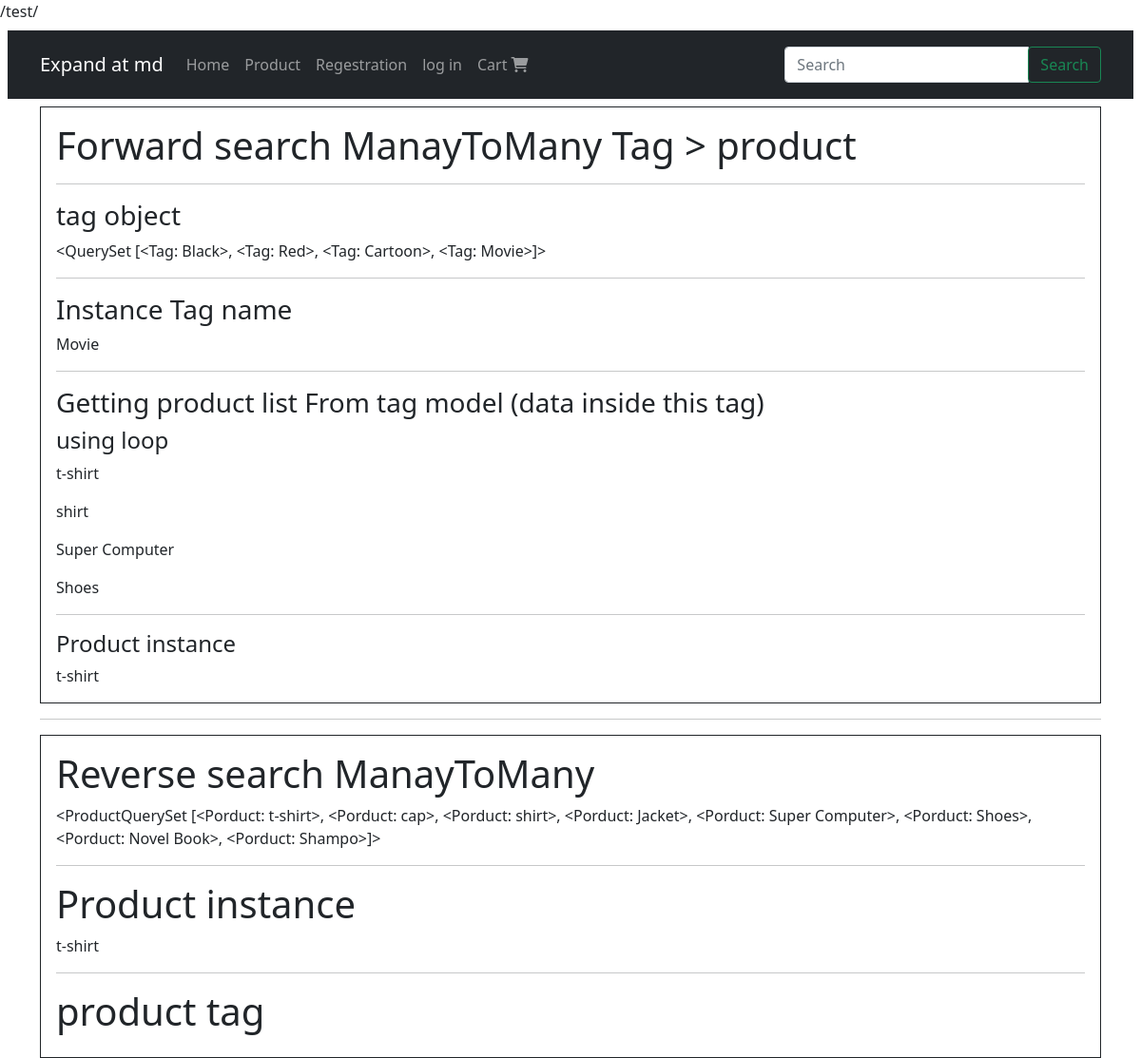
Page /test/ on the committed database.
### Tags/models.py (models this page shows)
class Tag(models.Model):
   title         = models.CharField(max_length=30)
   slug         = models.SlugField(max_length=30)
   created_time = models.DateTimeField(auto_now_add=True)
   tag_active   = models.BooleanField(default=True)
   product      = models.ManyToManyField(Porduct,blank=True)
   def __str__(self):
      return self.title

### product/models.py (models this page shows, shortened)
class Porduct(models.Model):
   title          = models.CharField(max_length=120)
   description    = models.TextField()
   slug           = models.SlugField(blank=True,unique=True)
   featured       = models.BooleanField(default=True)
   price          = models.DecimalField(decimal_places=2,max_digits=20,default=00.00)
   product_image  = models.ImageField(upload_to=upload_image_path,null=True,blank=False)
   active_prduct  = models.BooleanField(default=True)
   objects = Product_manager()
   def __str__(self):
      return self.title

### Tags/views.py (the view)
# urls.py: path('',test_data),
def test_data(request):
   tag_object = Tag.objects.all()
   tag_instace = tag_object.last()
   product_list = tag_instace.product.all()
   product_instance = product_list.first()
   """in product table we have nothing to access in tag table"""
   product_object = Porduct.objects.all()
   product_table_instance = product_object.first()
   """access tag list using tag set"""
   tag_data = product_table_instance.tag_set.all()
   print()
   contenx = {
      'tag_object': tag_object,
      'tag_instace': tag_instace,
      'product_list': product_list,
      'product_instance': product_instance,
      'product_object': product_object,
      'product_table_instance': product_table_instance,
      'tag_data':tag_data
   }
   return render(request, 'Explore_many_to_many_data.html', contenx)

### product/custom_manage.py (called while the page is built)
   def active_data(self):
      return self.filter(active_prduct=True)

   def get_queryset(self):
      return ProductQuerySet(self.model, using=self._db)

   def all(self):
      return self.get_queryset().active_data()

### Tags/templates/Explore_many_to_many_data.html
{% extends 'base.html' %}
{% block body %}
    <div class="container">
        <div class="border border-dark p-3">
            <h1>Forward search ManayToMany Tag > product</h1>
            <hr>
            <h3>tag object</h3>
            {{ tag_object }}
            <hr>
            <h3>Instance Tag name</h3>
            {{ tag_instace.title }}
            <hr>
            <h3>Getting product list From tag model (data inside this tag)</h3>
            <h4>using loop</h4>
            {% for data in product_list %}
                <p>{{ data.title }}</p>
            {% endfor %}
            <hr>
            <h4>Product instance</h4>
            {{ product_instance.title }}
        </div>
        <hr>
        <div class="border border-dark p-3">
            <h1>Reverse search ManayToMany</h1>
            {{ product_object }}
            <hr>
            <h1>Product instance</h1>
            {{ product_table_instance }}
            <hr>
            <h1>product tag</h1>
        </div>
    </div>
{% endblock %}

### rows in the picture
Tag: title.title "<QuerySet [<Tag: Black>, <Tag: Red>, <Tag: Cartoon>, <Tag: Movie>]>"
Tag: title "Movie"
Porduct: title "t-shirt", title.title "<ProductQuerySet [<Porduct: t-shirt>, <Porduct: cap>, <Porduct: shirt>, <Porduct: Jacket>, <Porduct: Super Computer>, <Porduct: Shoes>, <Porduct: Novel Book>, <Porduct: Shampo>]>"
Porduct: title "shirt"
Porduct: title "Super Computer"
Porduct: title "Shoes"
